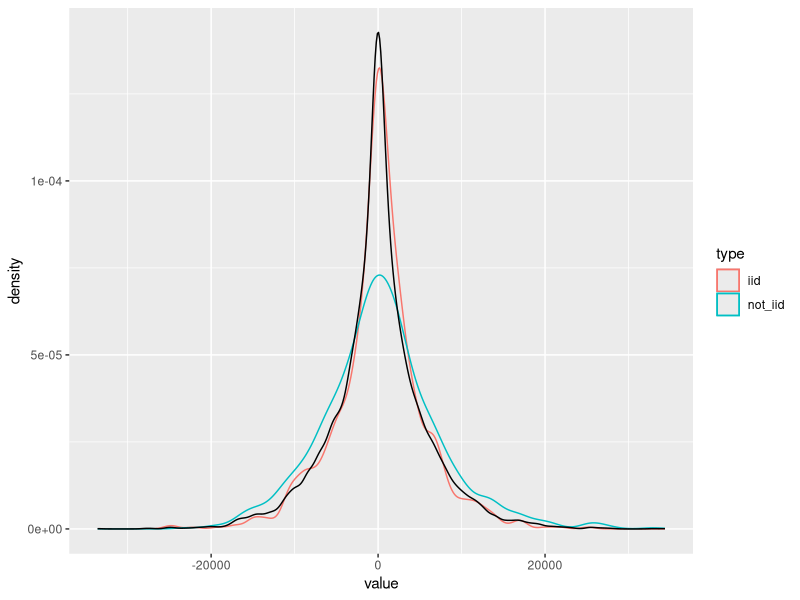

Reproduce this figure in R. (Note: this script raises an error after producing the figure.)
## ---- chunk 1
library("tidyverse")
pop <- data_frame(pop = rnorm(10000) * 1:10000) 
iid <- sample(pop$pop, 1000) # sample iid

# sample non-iid: sample is biased towards high absolute values
ind <- rbinom(10000, size = 1, prob = seq(0, 1, length.out = 10000)) 
not_iid <- pop$pop[as.logical(ind)] # get sample
not_iid <- sample(not_iid, 1000) # reduce sample size to 1000

out <- data_frame(iid = iid, not_iid = not_iid) %>%
  gather(type, value, iid, not_iid)
ggplot(out, aes(x = value, color = type)) + 
  geom_density() + 
  geom_density(aes(x = pop, color = NULL), data = pop)

## ---- chunk 2
knitr::include_graphics("figures/pivot_ci.png")
